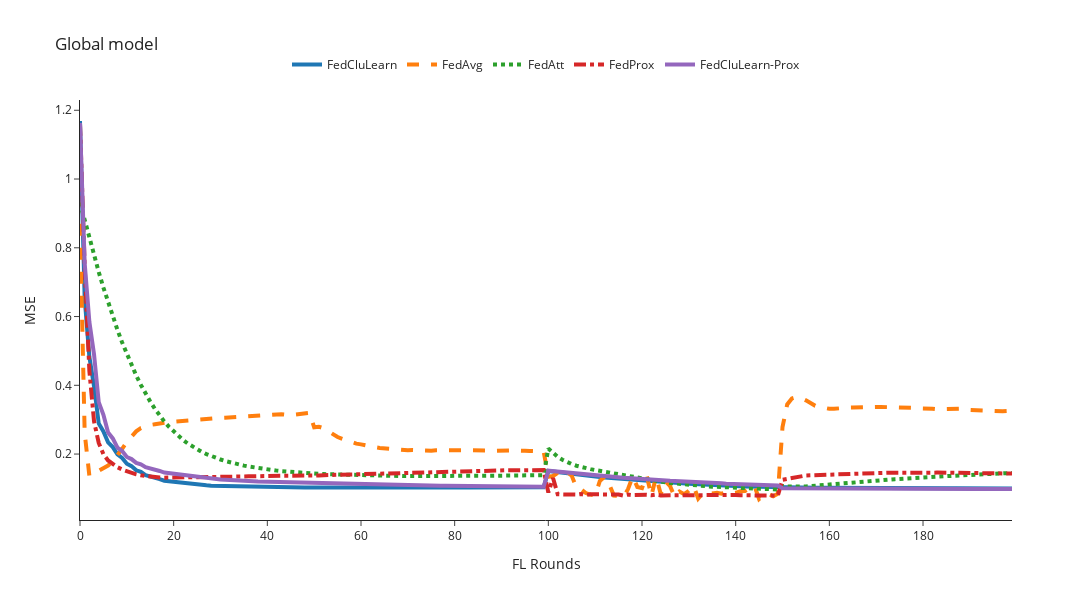

The code cell stored with this chart in its notebook:
### Code cell
mse_column = 'mse'
# n_rounds, y = preprocessing_results(filenames=[global_FedCluLearn, global_FedCluLearn_recent, global_FedCluLearn_percentage, global_FedAvg, global_FedAtt, global_FedProx, global_FedCluLearn_Prox, global_FedCluLearn_Prox_recent, None], mse_column=mse_column)
# global_filenames = [global_FedCluLearn, global_FedAvg, global_FedAtt, global_FedProx, global_FedCluLearn_Prox]
global_filenames = [global_FedCluLearn, global_FedAvg, global_FedAtt, global_FedProx, global_FedCluLearn_Prox]
n_rounds, y = preprocessing_results(filenames=global_filenames, mse_column=mse_column)
#Avg {mse_column.upper()} Global model
plot_plotly(n_rounds, y, title=f'Global model', y_axis_title=f'{mse_column.upper()}', y_axis_max=1)

### Figure 1 — Plotly figure (JSON) as saved in the notebook; plotly's stock layout.template omitted (floating-point values rounded to 4 significant figures; data arrays with more than 128 entries replaced by an {"elided": "..."} marker saying what was removed)
{"data": [{"line": {"dash": "solid", "width": 4}, "mode": "lines", "name": "FedCluLearn", "type": "scatter", "x": {"elided": "201 int values"}, "y": {"elided": "200 float values"}}, {"line": {"dash": "dash", "width": 4}, "mode": "lines", "name": "FedAvg", "type": "scatter", "x": {"elided": "201 int values"}, "y": {"elided": "200 float values"}}, {"line": {"dash": "dot", "width": 4}, "mode": "lines", "name": "FedAtt", "type": "scatter", "x": {"elided": "201 int values"}, "y": {"elided": "200 float values"}}, {"line": {"dash": "dashdot", "width": 4}, "mode": "lines", "name": "FedProx", "type": "scatter", "x": {"elided": "201 int values"}, "y": {"elided": "200 float values"}}, {"line": {"dash": "solid", "width": 4}, "mode": "lines", "name": "FedCluLearn-Prox", "type": "scatter", "x": {"elided": "201 int values"}, "y": {"elided": "200 float values"}}], "layout": {"height": 600, "legend": {"orientation": "h", "x": 0.5, "xanchor": "center", "y": 1.05, "yanchor": "bottom"}, "title": {"text": "Global model"}, "width": 1200, "xaxis": {"autorange": true, "range": [0, 199], "title": {"text": "FL Rounds"}, "type": "linear"}, "yaxis": {"autorange": true, "range": [0.008161, 1.23], "title": {"text": "MSE"}, "type": "linear"}}}
